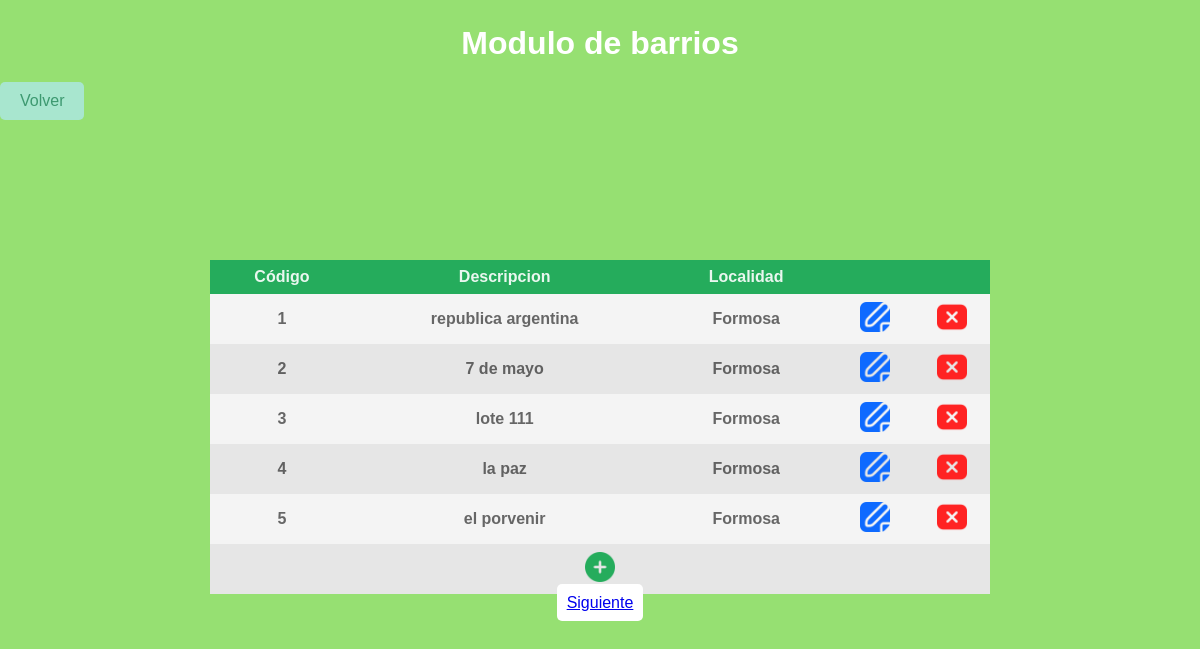
Screenshot of /php/TablasMaestras/Barrio/tablaBarrios.php with the database file from the repository.
### tables this page shows
CREATE TABLE `barrio` (
  `id_barrio` int(11) NOT NULL,
  `descripcion_barrio` varchar(50) DEFAULT NULL,
  `rela_localidad` int(11) DEFAULT NULL,
  `estado` tinyint(1) DEFAULT 1
);

CREATE TABLE `localidad` (
  `id_localidad` int(11) NOT NULL,
  `descripcion_localidad` varchar(50) DEFAULT NULL,
  `rela_provincia` int(11) DEFAULT NULL,
  `estado` tinyint(1) DEFAULT 1
);

### config/database/db_functions.php (called while the page is built, shortened)
<?php
	require_once('conexion.php');
	function obtenerBarrios($offset=null, $registros_por_pagina=null) {
		global $conexion;
		$sql = "SELECT
						id_barrio,
						descripcion_barrio,
						descripcion_localidad
					FROM
						barrio
					JOIN
						localidad
					ON
						rela_localidad = id_localidad
					WHERE
						barrio.estado IN(1)
					LIMIT
					$offset, $registros_por_pagina";
		if ($registros = $conexion->query($sql)) {
			return $registros;
		} else {
			return false;
		}
	}
 ?>

### php/TablasMaestras/Barrio/tablaBarrios.php (the view, shortened to what this page needs)
<?php
	require_once("../../../config/database/conexion.php");
	$registros_por_pagina = 5;
	if (isset($_GET['pagina']) && is_numeric($_GET['pagina'])) {
	    $pagina_actual = (int) $_GET['pagina'];
	} else {
	    $pagina_actual = 1;
	}
	$offset = ($pagina_actual - 1) * $registros_por_pagina;
	require_once('../../../config/database/db_functions.php');
	$registros = obtenerBarrios($offset, $registros_por_pagina);
?>
<!DOCTYPE html>
<html>
<head>
</head>
<body>
	<h1 style="text-align: center; margin-top: 25px; margin-bottom: 20px;">Modulo de barrios</h1>
	<a class="back-button" href="../../../index_tincho.php">Volver</a>
	<table>
		<thead>
			<tr>
				<th>C&oacute;digo</th>
				<th>Descripcion</th>
				<th>Localidad</th>
				<th></th>
				<th></th>
			</tr>
		</thead>
		<tbody>
		<?php foreach ($registros as $reg) :
			$id 		 = $reg['id_barrio'];
			$descripcion = $reg['descripcion_barrio'];
			$localidad   = $reg['descripcion_localidad'];
			$modificar = "<a href='tablaBarrios_modificacion.php?id_barrio=$id'>
								<img src='../../../assets/icons/editar_azul.png'>
							</a>";
			$eliminar =	"<a href=\"javascript:confirmDelete($id)\">
								<img src='../../../assets/icons/eliminar.png'>
							</a>";
		?>
				 <tr>
					 <td> <?php echo $id;										?></td>
					 <td> <?php echo $descripcion;								?></td>
					 <td> <?php echo $localidad;								?></td>
					 <td> <?php echo $modificar; 								?></td>
					 <td> <?php echo $eliminar;									?></td>
				 </tr>
		<?php endforeach; ?>
 		<tr>
 			<td colspan="8" class="alta">
 				<a href="tablabarrios_alta.php">
 					<img src="../../../assets/icons/agregar.png" type="icon">
 				</a>
 			</td>
 		</tr>
 		</tbody>
 	</table>
 	<?php
 		$sql = "SELECT COUNT(*) FROM barrio WHERE estado = 1";
 		$registros = $conexion->query($sql);
 		$reg = $registros->fetch_array();
 		$total_registros = $reg[0];
		$total_paginas 	= ceil($total_registros / $registros_por_pagina);
		echo "<center>";
			if ($pagina_actual < $total_paginas) {
			    echo "<a href='?pagina=" . ($pagina_actual + 1) . "' style='padding: 10px; border-radius: 5px; background-color: white; margin: 10px; margin-top: 20px'>Siguiente</a>";
			}
		echo "</center>";
 	?>
</body>
</html>

### php/TablasMaestras/Barrio/tablaBarrios.php (style rules this page uses)
body { padding: 0; margin: 0; font-family: sans-serif; background-color: #96E072; color: white; }
table { border-collapse: collapse; width: 65%; margin: 0 auto; margin-top: 15vh; color: rgba(0, 0, 0, 0.58); font-weight: bold; }
th, td { text-align: center; padding: 8px 10px; }
td, th:nth-child(7), td, th:nth-child(8) { padding: 8px 5px; }
body table thead tr { background-color: #25ac5c ; color:rgba(255, 255, 255, 0.9); text-align: left; }
table tbody tr:nth-child(odd) { background-color: #f4f4f4 ; }
table tbody tr:nth-child(even) { background-color: #E6E6E6 ; }
.alta { text-align: center; }
table tbody img { height:30px; }
.back-button { background-color: #a8e6cf; color: #3d9970; text-decoration: none; padding: 10px 20px; font-size: 16px; border-radius: 5px; transition: all 0.3s ease; display: inline-block; margin-bottom: 20px; }

### rows the page displays
barrio: id_barrio "1", descripcion_barrio "republica argentina", rela_localidad.descripcion_localidad "Formosa"
barrio: id_barrio "2", descripcion_barrio "7 de mayo", rela_localidad.descripcion_localidad "Formosa"
barrio: id_barrio "3", descripcion_barrio "lote 111", rela_localidad.descripcion_localidad "Formosa"
barrio: id_barrio "4", descripcion_barrio "la paz", rela_localidad.descripcion_localidad "Formosa"
barrio: id_barrio "5", descripcion_barrio "el porvenir", rela_localidad.descripcion_localidad "Formosa"
